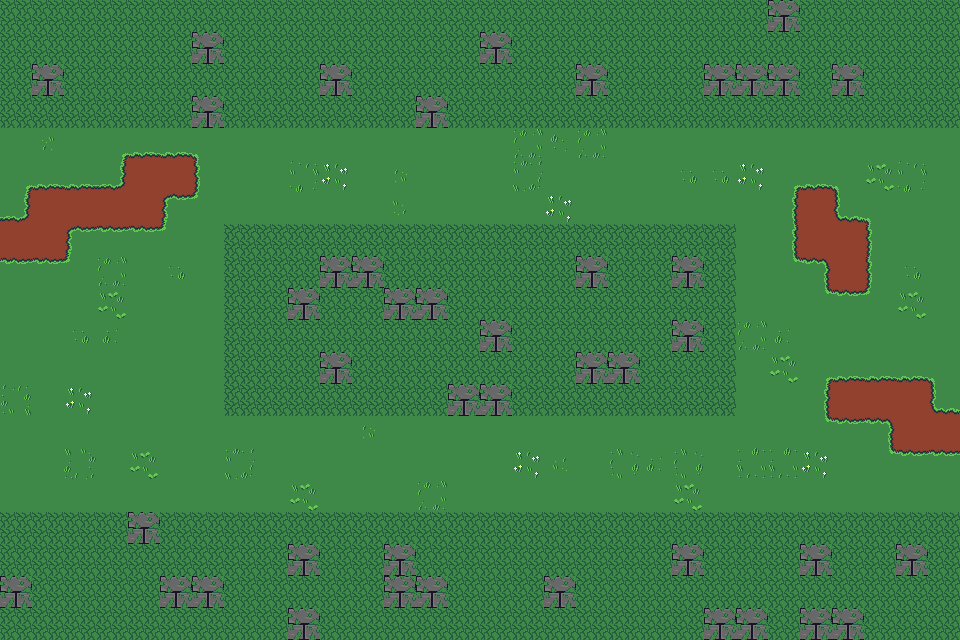

The image is a tile-based game level rendered from a .tmx file. Its description and complete source (layers, tilesets, objects, tile grids) follow:
An orthogonal 30x20 tile map with 32x32 px tiles, 3 tile layers (Calque de Tuiles 1, Calque de Tuiles 2, Calque de Tuiles 3) and 7 objects (3x collision, 2x portal, 2x portal_exit).

<map version="1.10" tiledversion="1.10.2" orientation="orthogonal" renderorder="right-down" width="30" height="20" tilewidth="32" tileheight="32" infinite="0" nextlayerid="5" nextobjectid="10">
 <tileset firstgid="1" source="tilemap.tsx" />
 <layer id="1" name="Calque de Tuiles 1" width="30" height="20">
  <data encoding="csv">
26,26,26,26,26,26,26,26,26,26,26,26,26,26,26,26,26,26,26,26,26,26,26,26,5,26,26,26,26,26,
26,26,26,26,26,26,5,26,26,26,26,26,26,26,26,5,26,26,26,26,26,26,26,26,26,26,26,26,26,26,
26,5,26,26,26,26,26,26,26,26,5,26,26,26,26,26,26,26,5,26,26,26,5,5,5,26,5,26,26,26,
26,26,26,26,26,26,5,26,26,26,26,26,26,5,26,26,26,26,26,26,26,26,26,26,26,26,26,26,26,26,
1,1,1,1,1,1,1,1,1,1,1,1,1,1,1,1,1,1,1,1,1,1,1,1,1,1,1,1,1,1,
1,1,1,1,2,2,1,1,1,1,1,1,1,1,1,1,1,1,1,1,1,1,1,1,1,1,1,1,1,1,
1,2,2,2,2,1,1,1,1,1,1,1,1,1,1,1,1,1,1,1,1,1,1,1,1,2,1,1,1,1,
2,2,1,1,1,1,1,26,26,26,26,26,26,26,26,26,26,26,26,26,26,26,26,1,1,2,2,1,1,1,
1,1,1,1,1,1,1,26,26,26,5,5,26,26,26,26,26,26,5,26,26,5,26,1,1,1,2,1,1,1,
1,1,1,1,1,1,1,26,26,5,26,26,5,5,26,26,26,26,26,26,26,26,26,1,1,1,1,1,1,1,
1,1,1,1,1,1,1,26,26,26,26,26,26,26,26,5,26,26,26,26,26,5,26,1,1,1,1,1,1,1,
1,1,1,1,1,1,1,26,26,26,5,26,26,26,26,26,26,26,5,5,26,26,26,1,1,1,1,1,1,1,
1,1,1,1,1,1,1,26,26,26,26,26,26,26,5,5,26,26,26,26,26,26,26,1,1,1,2,2,2,1,
1,1,1,1,1,1,1,1,1,1,1,1,1,1,1,1,1,1,1,1,1,1,1,1,1,1,1,1,2,2,
1,1,1,1,1,1,1,1,1,1,1,1,1,1,1,1,1,1,1,1,1,1,1,1,1,1,1,1,1,1,
1,1,1,1,1,1,1,1,1,1,1,1,1,1,1,1,1,1,1,1,1,1,1,1,1,1,1,1,1,1,
26,26,26,26,5,26,26,26,26,26,26,26,26,26,26,26,26,26,26,26,26,26,26,26,26,26,26,26,26,26,
26,26,26,26,26,26,26,26,26,5,26,26,5,26,26,26,26,26,26,26,26,5,26,26,26,5,26,26,5,26,
5,26,26,26,26,5,5,26,26,26,26,26,5,5,26,26,26,5,26,26,26,26,26,26,26,26,26,26,26,26,
26,26,26,26,26,26,26,26,26,5,26,26,26,26,26,26,26,26,26,26,26,26,5,5,26,5,5,26,26,26
</data>
 </layer>
 <layer id="2" name="Calque de Tuiles 2" width="30" height="20">
  <data encoding="csv">
0,0,0,0,0,0,0,0,0,0,0,0,0,0,0,0,0,0,0,0,0,0,0,0,0,0,0,0,0,0,
0,0,0,0,0,0,0,0,0,0,0,0,0,0,0,0,0,0,0,0,0,0,0,0,0,0,0,0,0,0,
0,0,0,0,0,0,0,0,0,0,0,0,0,0,0,0,0,0,0,0,0,0,0,0,0,0,0,0,0,0,
0,0,0,0,0,0,0,0,0,0,0,0,0,0,0,0,0,0,0,0,0,0,0,0,0,0,0,0,0,0,
0,0,0,113,536871026,536871026,2684354673,0,0,0,0,0,0,0,0,0,0,0,0,0,0,0,0,0,0,0,0,0,0,0,
113,536871026,536871026,115,0,0,2147483762,0,0,0,0,0,0,0,0,0,0,0,0,0,0,0,0,0,113,536871026,2684354673,0,0,0,
115,0,0,0,0,3221225587,3221225585,0,0,0,0,0,0,0,0,0,0,0,0,0,0,0,0,0,114,0,2684354675,2684354673,0,0,
0,0,3221225587,1610612850,1610612850,3221225585,0,0,0,0,0,0,0,0,0,0,0,0,0,0,0,0,0,0,114,0,0,2147483762,0,0,
1610612850,1610612850,3221225585,0,0,0,0,0,0,0,0,0,0,0,0,0,0,0,0,0,0,0,0,0,1610612849,1610612851,0,2147483762,0,0,
0,0,0,0,0,0,0,0,0,0,0,0,0,0,0,0,0,0,0,0,0,0,0,0,0,1610612849,1610612850,3221225585,0,0,
0,0,0,0,0,0,0,0,0,0,0,0,0,0,0,0,0,0,0,0,0,0,0,0,0,0,0,0,0,0,
0,0,0,0,0,0,0,0,0,0,0,0,0,0,0,0,0,0,0,0,0,0,0,0,0,113,536871026,536871026,536871026,2684354673,
0,0,0,0,0,0,0,0,0,0,0,0,0,0,0,0,0,0,0,0,0,0,0,0,0,114,0,0,0,2684354675,
0,0,0,0,0,0,0,0,0,0,0,0,0,0,0,0,0,0,0,0,0,0,0,0,0,1610612849,1610612850,1610612851,0,0,
0,0,0,0,0,0,0,0,0,0,0,0,0,0,0,0,0,0,0,0,0,0,0,0,0,0,0,1610612849,1610612850,1610612850,
0,0,0,0,0,0,0,0,0,0,0,0,0,0,0,0,0,0,0,0,0,0,0,0,0,0,0,0,0,0,
0,0,0,0,0,0,0,0,0,0,0,0,0,0,0,0,0,0,0,0,0,0,0,0,0,0,0,0,0,0,
0,0,0,0,0,0,0,0,0,0,0,0,0,0,0,0,0,0,0,0,0,0,0,0,0,0,0,0,0,0,
0,0,0,0,0,0,0,0,0,0,0,0,0,0,0,0,0,0,0,0,0,0,0,0,0,0,0,0,0,0,
0,0,0,0,0,0,0,0,0,0,0,0,0,0,0,0,0,0,0,0,0,0,0,0,0,0,0,0,0,0
</data>
 </layer>
 <layer id="3" name="Calque de Tuiles 3" width="30" height="20">
  <data encoding="csv">
0,0,0,0,0,0,0,0,0,0,0,0,0,0,0,0,0,0,0,0,0,0,0,0,0,0,0,0,0,0,
0,0,0,0,0,0,0,0,0,0,0,0,0,0,0,0,0,0,0,0,0,0,0,0,0,0,0,0,0,0,
0,0,0,0,0,0,0,0,0,0,0,0,0,0,0,0,0,0,0,0,0,0,0,0,0,0,0,0,0,0,
0,0,0,0,0,0,0,0,0,0,0,0,0,0,0,0,0,0,0,0,0,0,0,0,0,0,0,0,0,0,
0,24,0,0,0,0,0,0,0,0,0,0,0,0,0,0,18,40,18,0,0,0,0,0,0,0,0,0,0,0,
0,0,0,0,0,0,0,0,0,34,49,0,21,0,0,0,20,0,0,0,0,38,38,49,0,0,0,81,34,0,
0,0,0,0,0,0,0,0,0,0,0,0,23,0,0,0,0,49,0,0,0,0,0,0,0,0,0,0,0,0,
0,0,0,0,0,0,0,0,0,0,0,0,0,0,0,0,0,0,0,0,0,0,0,0,0,0,0,0,0,0,
0,0,0,18,0,38,0,0,0,0,0,0,0,0,0,0,0,0,0,0,0,0,0,0,0,0,0,0,38,0,
0,0,0,81,0,0,0,0,0,0,0,0,0,0,0,0,0,0,0,0,0,0,0,0,0,0,0,0,81,0,
0,0,38,39,0,0,0,0,0,0,0,0,0,0,0,0,0,0,0,0,0,0,0,18,39,0,0,0,0,0,
0,0,0,0,0,0,0,0,0,0,0,0,0,0,0,0,0,0,0,0,0,0,0,0,81,0,0,0,0,0,
19,0,49,0,0,0,0,0,0,0,0,0,0,0,0,0,0,0,0,0,0,0,0,0,0,0,0,0,0,0,
0,0,0,0,0,0,0,0,0,0,0,21,0,0,0,0,0,0,0,0,0,0,0,0,0,0,0,0,0,0,
0,0,17,0,81,0,0,20,0,0,0,0,0,0,0,0,49,22,0,33,39,33,0,36,36,49,0,0,0,0,
0,0,0,0,0,0,0,0,0,81,0,0,0,18,0,0,0,0,0,0,0,81,0,0,0,0,0,0,0,0,
0,0,0,0,0,0,0,0,0,0,0,0,0,0,0,0,0,0,0,0,0,0,0,0,0,0,0,0,0,0,
0,0,0,0,0,0,0,0,0,0,0,0,0,0,0,0,0,0,0,0,0,0,0,0,0,0,0,0,0,0,
0,0,0,0,0,0,0,0,0,0,0,0,0,0,0,0,0,0,0,0,0,0,0,0,0,0,0,0,0,0,
0,0,0,0,0,0,0,0,0,0,0,0,0,0,0,0,0,0,0,0,0,0,0,0,0,0,0,0,0,0
</data>
 </layer>
 <objectgroup id="4" name="objects">
  <properties>
   <property name="zoom" type="float" value="3" />
  </properties>
  <object id="1" type="collision" x="0" y="0" width="960" height="128">
   <properties>
    <property name="collision_type" value="solid" />
   </properties>
  </object>
  <object id="2" type="collision" x="224" y="224" width="512" height="192">
   <properties>
    <property name="collision_type" value="solid" />
   </properties>
  </object>
  <object id="3" type="collision" x="0" y="512" width="960" height="128">
   <properties>
    <property name="collision_type" value="solid" />
   </properties>
  </object>
  <object id="5" name="forest_t" type="portal" x="0" y="128" width="1.33333" height="376">
   <properties>
    <property name="targeted_exit_name" value="forest_t" />
    <property name="targeted_map_name" value="map9" />
    <property name="targeted_scene_name" value="scene1" />
   </properties>
  </object>
  <object id="6" name="forest_s" type="portal_exit" x="48" y="233.333">
   <point />
  </object>
  <object id="7" name="forest_u" type="portal" x="960" y="128" height="384">
   <properties>
    <property name="targeted_exit_name" value="forest_u" />
    <property name="targeted_map_name" value="map12" />
    <property name="targeted_scene_name" value="scene1" />
   </properties>
  </object>
  <object id="9" name="forest_v" type="portal_exit" x="916" y="432">
   <point />
  </object>
 </objectgroup>
</map>
